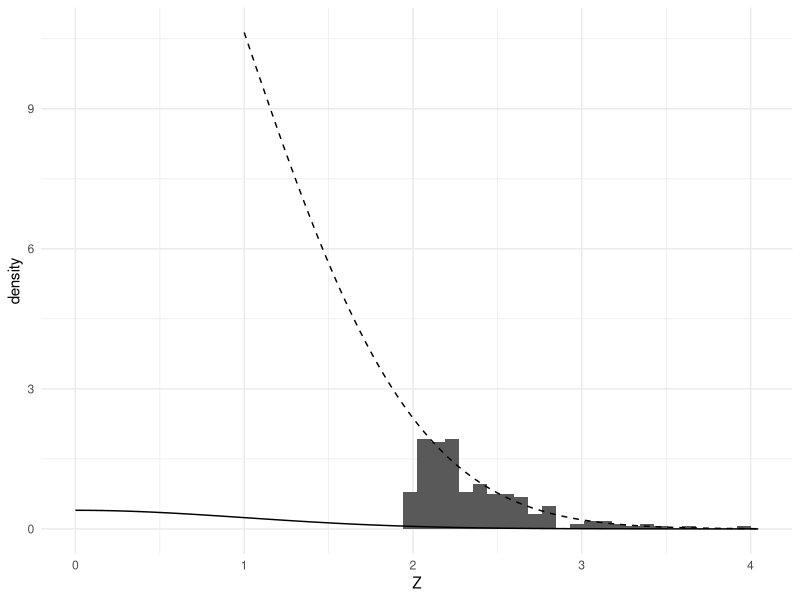
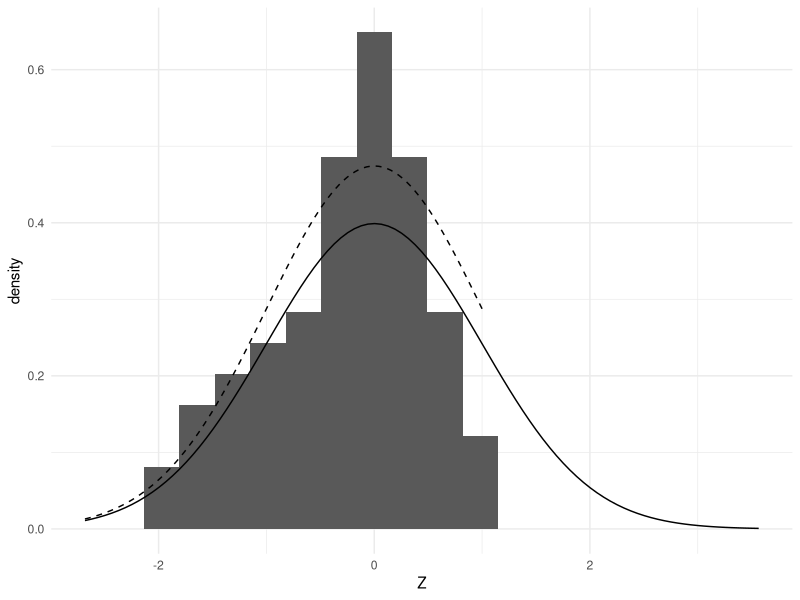

Reproduce these figures in R, in order.
## ---- chunk 1
knitr::opts_chunk$set(echo = TRUE)
## ---- chunk 2
library(tidyverse)
## ---- chunk 3
set.seed(1)
p <- 100
threshold <- 1.1*sqrt(2*log(p))
mu <- c(rep(-threshold, 10), rep(0, p - 10))
instance <- function(p, mu) {
  z <- rnorm(p) + mu
  p <- 2*(1-pnorm(abs(z))) # twice the one-sided upper tail area
  p
}
## ---- chunk 4
pvalues <- instance(p, mu)
which(pvalues < 0.05)
## ---- chunk 5
pvalues <- instance(p, mu)
which(pvalues < 0.05)
## ---- chunk 6
experiment <- function(p, mu) {
  pvalues <- instance(p, mu)
  at_least_one <- any(pvalues[11:p] < 0.05)
  how_many <- sum(pvalues[11:p] < 0.05)
  c(at_least_one, how_many)
}
rowMeans(replicate(100, experiment(p, mu)))
## ---- chunk 7
which(p.adjust(pvalues, method = "bonferroni") < 0.05)
## ---- chunk 8
which(p.adjust(pvalues, method = "holm") < 0.05)
## ---- chunk 9
which(p.adjust(pvalues, method = "BH") < 0.05)
## ---- chunk 10
instance <- function(p, sparsity, threshold) {
  mu <- c(rep(-threshold, sparsity), rep(0, p - sparsity))
  z <- rnorm(p) + mu
  pvalues <- pnorm(z)
  adj_pvalues <- p.adjust(pvalues, method = "bonferroni")
  discoveries <- which(adj_pvalues < 0.05)
  true_discoveries <- sum(discoveries <= sparsity)
  false_discoveries <- sum(discoveries > sparsity)
  return(c(true_discoveries, false_discoveries))
}
## ---- chunk 11
mc_sample <- replicate(1000, instance(1000, 10, sqrt(2*log(1000))))
## ---- chunk 12
rowMeans(mc_sample)
## ---- chunk 13
mean(mc_sample[2, ] > 0)
## ---- chunk 14
instance <- function(p, sparsity, threshold) {
  mu <- c(rep(-threshold, sparsity), rep(0, p - sparsity))
  z <- rnorm(p) + mu
  pvalues <- pnorm(z)
  adj_pvalues <- p.adjust(pvalues, method = "BH")
  discoveries <- which(adj_pvalues < 0.05)
  true_discoveries <- sum(discoveries <= sparsity)
  false_discoveries <- sum(discoveries > sparsity)
  return(c(true_discoveries, false_discoveries))
}
## ---- chunk 15
mc_sample <- replicate(1000, instance(1000, 10, sqrt(2*log(1000))))
## ---- chunk 16
rowMeans(mc_sample)
## ---- chunk 17
mean(mc_sample[2, ]/pmax(colSums(mc_sample), 1))
## ---- chunk 18
p <- 1000
threshold <- 1.1*sqrt(2*log(p))
mu <- c(rep(-threshold, 10), rep(0, p - 10))
z <- rnorm(p) + mu
pvalues <- pnorm(z)
## ---- chunk 19
pvalues <- c(pvalues, rep(0.00001, 100))
which(p.adjust(pvalues, method = "BH") < 0.05)
## ---- chunk 20
C <- 2
p <- 10000
Z <- rnorm(p)
selected_Z <- selected_Z <- data.frame(Z = Z[Z > C])
nrow(selected_Z)/p
## ---- chunk 21
mean(selected_Z$Z > qnorm(.95))
## ---- chunk 22
truncated_Z_pdf <- function(z) dnorm(z)/pnorm(C, lower.tail = F)
# plot code hidden
## ---- chunk 23
maxZ <- max(Z) + .1
ggplot(selected_Z) +
  geom_histogram(bins = 50, aes(x = Z, y = ..density..)) + xlim(0, maxZ) +
  stat_function(fun = truncated_Z_pdf, xlim = c(1, maxZ), linetype  = 2) +
  stat_function(fun = dnorm, linetype  = 1) +
  theme_minimal()
## ---- chunk 24
pnorm(3.05, lower.tail = FALSE)/pnorm(C, lower.tail = FALSE)
## ---- chunk 25
qnorm(.95)
## ---- chunk 26
mean(selected_Z$Z > 3.05)
## ---- chunk 27
C <- 1
p <- 100
mu <- c(rep(1, 10), rep(0, p - 10))
Z <- rnorm(p) + mu
selection_index <- Z > C
which(selection_index)
## ---- chunk 28
which(Z[selection_index] > qnorm(.95))
## ---- chunk 29
pnorm(2.41, lower.tail = FALSE)/pnorm(C, lower.tail = FALSE)
## ---- chunk 30
which(Z[selection_index] > 2.41)
## ---- chunk 31
truncated_Z_pdf <- function(z) dnorm(z)/pnorm(C)
# plot code hidden
## ---- chunk 32
unselected_Z <- selected_Z <- data.frame(Z = Z[Z < C])
maxZ <- min(Z) - .1
ggplot(unselected_Z) +
  geom_histogram(bins = 20, aes(x = Z, y = ..density..)) + xlim(maxZ, max(Z) + .1) +
  stat_function(fun = truncated_Z_pdf, xlim = c(maxZ, C), linetype  = 2) +
  stat_function(fun = dnorm, linetype  = 1) +
  theme_minimal()
## ---- chunk 33
pnorm(.84)/pnorm(C)
## ---- chunk 34
which(unselected_Z > .84)
## ---- chunk 35
C <- 2
p <- 10000
Z <- rnorm(p)
selected_Z <- selected_Z <- data.frame(Z = Z[Z > C])
nrow(selected_Z)/p
## ---- chunk 36
mean(selected_Z$Z > qnorm(.95))
